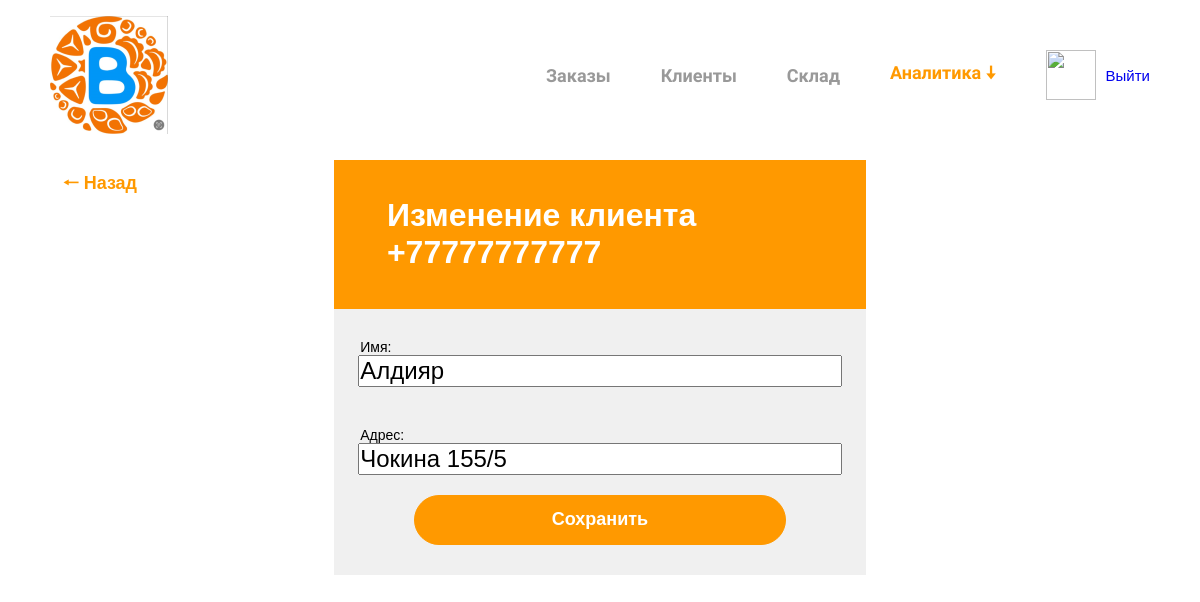
Page /analytics/workers-update/77777777777/ (signed in) on the committed database.
### clients/models.py (models this page shows, shortened)
class Worker(models.Model):
    phone_number = models.CharField(verbose_name="Номеp телефона", max_length=11, unique=True, primary_key=True)
    name = models.CharField(verbose_name="Имя", max_length=100)
    address = models.CharField(verbose_name="Адрес", max_length=150, null=True, blank=True)
    created_at = models.DateTimeField(auto_now_add=True)
    is_active = models.BooleanField(default=True)
    class Meta:
        ordering = ["-created_at"]

### analytics/views.py (the view)
# urls.py: path('workers-update/<slug:phone_number>/', views.workers_update_view, name="analytics_workers_update"),
@login_required
def workers_update_view(request, phone_number):
    worker = get_object_or_404(Worker, pk=phone_number)
    if not worker.is_active:
        raise Http404("Страница не найдена")
    if request.method == "POST":
        form = WorkerUpdateForm(instance=worker,
                                data=request.POST)
        if form.is_valid():
            form.save()
            url = resolve_url("analytics_workers_detail", phone_number)
            return redirect(url)
    else:
        form = WorkerUpdateForm(instance=worker)
    return render(request, "analytics/analytics_workers_update.html", {
        "section": "analytics",
        "form": form,
        "worker": worker
    })

### clients/forms.py (shortened to what this page needs)
class WorkerUpdateForm(forms.ModelForm):
    class Meta:
        model = Worker
        fields = "name", "address"

### templates/analytics/analytics_workers_update.html (shortened to what this page needs)
{% extends 'base.html' %}
{% load static %}
{% block link %}
	<link rel="stylesheet" href="{% static 'css/base.css' %}">
	<link rel="stylesheet" href="{% static 'css/form.css' %}">
{% endblock link %}
{% block body %}
	<button onclick="window.location='{% url 'analytics_workers_detail' worker.phone_number %}'" class="back">🠐 Назад</button>
	<div class="center">
		<form method="post">
			<h1>Изменение клиента +{{ worker.phone_number }}</h1>
			{{ form.as_table }}
			<button type="submit">Сохранить</button>
		</form>
	</div>
{% endblock body %}

### static/css/base.css (style rules this page uses)
* { margin: 0; padding: 0; font-family: "Arial"; }
button { background-color: #ff9900; border: none; width: 100px; height: 50px; color: white; font-size: 18px; font-weight: bold; padding: 5px; }
h1 { margin-bottom: 10px; color: #ff9900; }
.center { width: 100%; display: flex; flex-direction: column; align-items: center; }
.back { position: absolute; left: 50px; top: 160px; color: #ff9900; background-color: white; }

### static/css/form.css (style rules this page uses)
h1 { color: white; background-color: #ff9900; padding-left: 10%; padding-right: 10%; padding-top: 7%; padding-bottom: 7%; }
form { display: flex; flex-direction: column; background-color: #f0f0f0; justify-content: center; align-items: center; padding-bottom: 30px; }
form > label { width: 90%; font-size: 14px; margin-top: 20px; }
form > input, form > select { width: 90%; font-size: 24px; margin-bottom: 20px; }
button { width: 70%; border: 1px solid #ff9900; border-radius: 30px; background-color: #ff9900; }
.back { position: absolute; left: 50px; top: 160px; width: 100px; border: none; }

### rows in the picture
Worker: phone_number "77777777777", name "Алдияр", address "Чокина 155/5"
